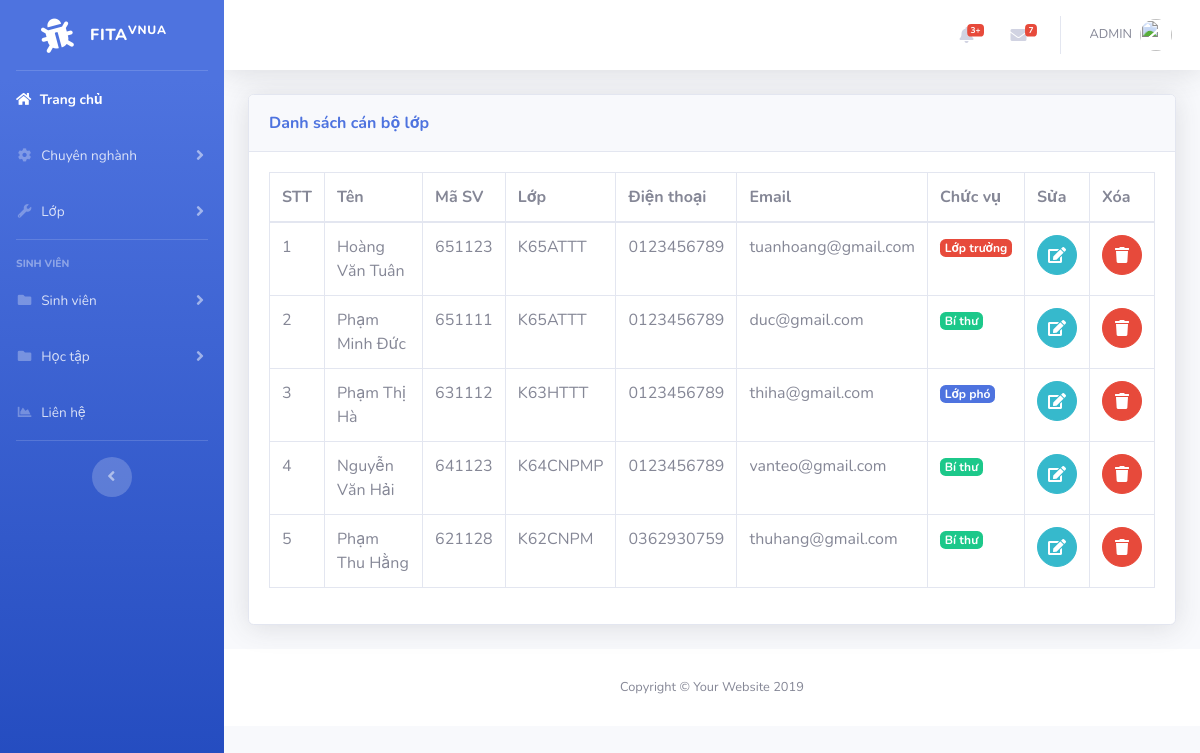
The page /official.php on the database its author committed.
### tables this page shows
CREATE TABLE `student` (
  `id` int(11) NOT NULL,
  `name` varchar(50) NOT NULL,
  `code` varchar(6) NOT NULL,
  `class` varchar(50) NOT NULL,
  `phone` varchar(50) NOT NULL,
  `email` varchar(50) NOT NULL,
  `id_pos` int(6) NOT NULL
);

CREATE TABLE `class` (
  `id` int(11) NOT NULL,
  `tenlop` varchar(50) NOT NULL,
  `id_cn` int(11) NOT NULL,
  `gvcn` varchar(50) NOT NULL
);

### official.php (the view, shortened to what this page needs)
<?php
include('includes/header.php');
include('includes/navbar.php');
include('includes/connect.php');
?>
<div class="container-fluid">
<div class="card shadow mb-4">
  <div class="card-header py-3">
    <h7 class="m-0 font-weight-bold text-primary">Danh sách cán bộ lớp</h7>
  </div>
  <div class="card-body">
  <div class="table-responsive">
<?php
$query="SELECT class.tenlop,student.id, name, code,class , phone,email,id_pos FROM student INNER JOIN class ON class.id = student.class";
$query_run=mysqli_query($connect,$query);
 ?>
      <table class="table table-bordered" id="dataTable" width="100%" cellspacing="0">
        <thead>
          <tr>
            <th>STT</th>
            <th>Tên</th>
            <th>Mã SV</th>
            <th>Lớp</th>
            <th>Điện thoại</th>
            <th>Email</th>
            <th>Chức vụ</th>
            <th>Sửa</th>
            <th>Xóa</th>
          </tr>
        </thead>
        <tbody>
          <?php
              $no = 1;
              if(mysqli_num_rows($query_run)>0)
              {
                while($row=mysqli_fetch_assoc($query_run))
                {
                  ?>
                <?php
                    if($row['id_pos']!=0)
                    {
                ?>
                      <tr>
                        <td><?php echo $no; ?></td>
                        <td><?php echo $row['name']; ?></td>
                        <td><?php echo $row['code']; ?></td>
                        <td><?php echo $row['tenlop']; ?></td>
                        <td><?php echo $row['phone']; ?></td>
                        <td><?php echo $row['email']; ?></td>
                        <td>
                          <?php
                            if($row['id_pos']==1)
                            {
                              echo '<a href="#" class="badge badge-danger">Lớp trưởng</a>';
                            }
                            if($row['id_pos']==2)
                            {
                              echo '<a href="#" class="badge badge-success">Bí thư</a>';
                            }
                            if($row['id_pos']==3)
                            {
                              echo '<a  href="#" class="badge badge-primary">Lớp phó</a>';
                            }
                          ?>
                        </td>
                        <td>
                            <form action="edit.php" method="post">
                                <button  type="submit" name="edit_btn" class="btn btn-info btn-circle"><i class="fa fa-edit edit"></i></button>
                            </form>
                        </td>
                        <td>
                            <form action="code.php" method="post">
                              <button onclick="return confirm('Bạn có muốn xóa sinh viên')" href="code.php?id=<?php echo $row['name'];?>" type="submit" name="delete_btn" class="btn btn-danger btn-circle"><i class="fas fa-trash"></i></button>
                            </form>
                        </td>
                      </tr>
                    <?php
                     $no++;
                         }
                    ?>
                  <?php
                }
              }
              else
              {
                echo "Not found";
              }
           ?>
        </tbody>
      </table>
    </div>
  </div>
</div>
</div>
<?php
include('includes/footer.php');
?>

### rows shown on the page
student: name "Hoàng Văn Tuân", code "651123", class.tenlop "K65ATTT", phone "0123456789", email "tuanhoang@gmail.com", id_pos "Lớp trưởng"
student: name "Phạm Minh Đức", code "651111", class.tenlop "K65ATTT", phone "0123456789", email "duc@gmail.com", id_pos "Bí thư"
student: name "Phạm Thị Hà", code "631112", class.tenlop "K63HTTT", phone "0123456789", email "thiha@gmail.com", id_pos "Lớp phó"
student: name "Nguyễn Văn Hải", code "641123", class.tenlop "K64CNPMP", phone "0123456789", email "vanteo@gmail.com", id_pos "Bí thư"
student: name "Phạm Thu Hằng", code "621128", class.tenlop "K62CNPM", phone "0362930759", email "thuhang@gmail.com", id_pos "Bí thư"
